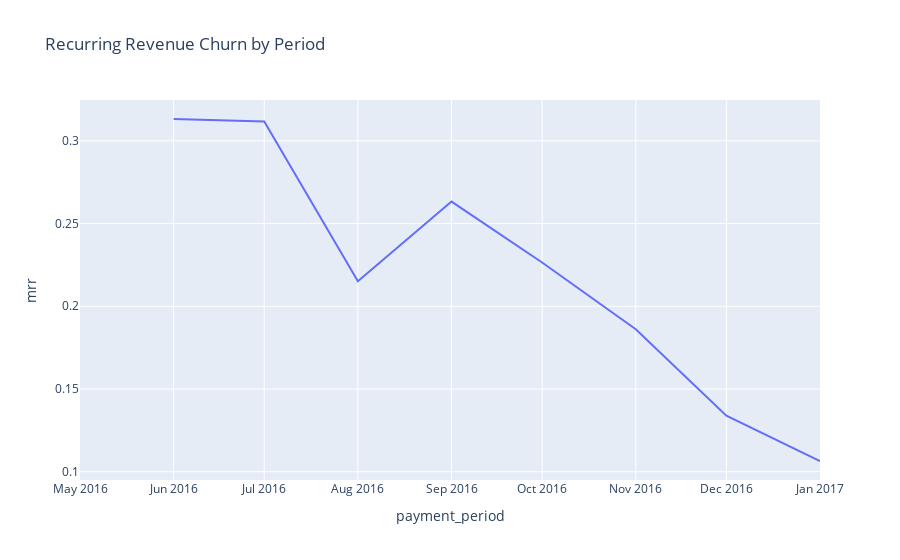

The code cell stored with this chart in its notebook:
### Markdown cell above
### Plotting monthly recurring revenue churn
As with the previous metrics, we can use a Plotly line chart to plot the monthly recurring revenue churn.

### Code cell
# We remove the last row (February) as the data of this month is incomplete as noted earlier
mrr_data = mrr_data.iloc[:-1]


fig = px.line(
    mrr_data,
    x="payment_period",
    y="mrr",
    title="Recurring Revenue Churn by Period"
)

fig.show()

# Save the plot as an image file (e.g., PNG or SVG)
fig.write_image("recurring_revenue_churn.png")

### Figure 1 — Plotly figure (JSON) as saved in the notebook; plotly's stock layout.template omitted (floating-point values rounded to 4 significant figures)
{"data": [{"hovertemplate": "payment_period=%{x}<br>mrr=%{y}<extra></extra>", "legendgroup": "", "line": {"color": "#636efa", "dash": "solid"}, "marker": {"symbol": "circle"}, "mode": "lines", "name": "", "orientation": "v", "showlegend": false, "type": "scatter", "x": ["2016-05-01T00:00:00+00:00", "2016-06-01T00:00:00+00:00", "2016-07-01T00:00:00+00:00", "2016-08-01T00:00:00+00:00", "2016-09-01T00:00:00+00:00", "2016-10-01T00:00:00+00:00", "2016-11-01T00:00:00+00:00", "2016-12-01T00:00:00+00:00", "2017-01-01T00:00:00+00:00"], "xaxis": "x", "y": [null, 0.3132, 0.3117, 0.2151, 0.2633, 0.2265, 0.1861, 0.1339, 0.1065], "yaxis": "y"}], "layout": {"legend": {"tracegroupgap": 0}, "title": {"text": "Recurring Revenue Churn by Period"}, "xaxis": {"anchor": "y", "domain": [0, 1], "title": {"text": "payment_period"}}, "yaxis": {"anchor": "x", "domain": [0, 1], "title": {"text": "mrr"}}}}
